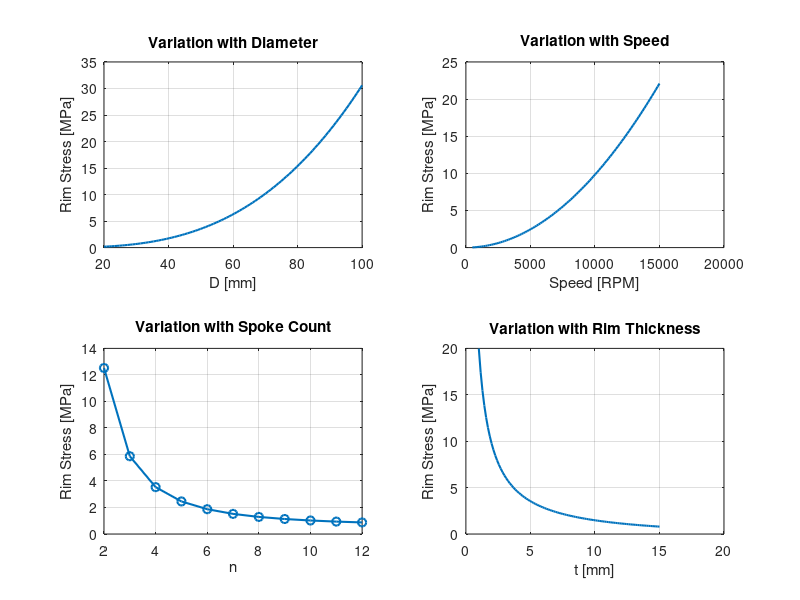

Write MATLAB code to recreate this figure. (Note: this script raises an error after producing the figure.)
% Initial Problem Investigation: Rim Stress Behavior with Nominal Parameters
clear; clc;

% Baseline Aluminum CubeSat Reaction Wheel Parameters
rho = 2700;      % Aluminum [kg/m^3]
D_nom = 0.05;    % 50 mm Diameter
RPM_nom = 6000;  % 6000 RPM 
Omega_nom = RPM_nom * (2*pi/60); 
n_nom = 4;       % 4 spokes
t_nom = 0.005;   % 5 mm thickness

% Define ranges for parameter sweeps
D_vec = linspace(0.02, 0.10, 100); 
W_vec = linspace(500, 15000, 100) * (2*pi/60); 
n_vec = 2:12;
t_vec = linspace(0.001, 0.015, 100);

figure(1);

% 1. Stress vs Diameter (D)
subplot(2,2,1);
R_d = (D_vec - t_nom)/2;
sig_t = rho * (R_d.^2) * (Omega_nom^2);
sig_b = (19.74 * rho * (Omega_nom^2) * (R_d.^3)) ./ ((n_nom^2) * t_nom);
plot(D_vec*1000, (sig_t + sig_b)/1e6, 'LineWidth', 1.5);
xlabel('D [mm]'); ylabel('Rim Stress [MPa]');
title('Variation with Diameter'); grid on;

% 2. Stress vs Rotational Speed (Omega)
subplot(2,2,2);
R_nom = (D_nom - t_nom)/2;
sig_t = rho * (R_nom^2) * (W_vec.^2);
sig_b = (19.74 * rho * (W_vec.^2) * (R_nom^3)) ./ ((n_nom^2) * t_nom);
plot(W_vec * 60 / (2*pi), (sig_t + sig_b)/1e6, 'LineWidth', 1.5);
xlabel('Speed [RPM]'); ylabel('Rim Stress [MPa]');
title('Variation with Speed'); grid on;

% 3. Stress vs Number of Spokes (n)
subplot(2,2,3);
R_nom = (D_nom - t_nom)/2;
sig_t = rho * (R_nom^2) * (Omega_nom^2);
sig_b = (19.74 * rho * (Omega_nom^2) * (R_nom^3)) ./ ((n_vec.^2) * t_nom);
plot(n_vec, (sig_t + sig_b)/1e6, 'o-', 'LineWidth', 1.5);
xlabel('n'); ylabel('Rim Stress [MPa]');
title('Variation with Spoke Count'); grid on;

% 4. Stress vs Rim Thickness (t_ring)
subplot(2,2,4);
R_t = (D_nom - t_vec)/2;
sig_t = rho * (R_t.^2) * (Omega_nom^2);
sig_b = (19.74 * rho * (Omega_nom^2) * (R_t.^3)) ./ ((n_nom^2) .* t_vec);
plot(t_vec*1000, (sig_t + sig_b)/1e6, 'LineWidth', 1.5);
xlabel('t [mm]'); ylabel('Rim Stress [MPa]');
title('Variation with Rim Thickness'); grid on;

% --- Main Title with Nominal Parameters ---
sgtitle(['Nominal: D = ', num2str(D_nom*1000), 'mm, ', ...
         num2str(RPM_nom), ' RPM, n = ', num2str(n_nom), ...
         ', t = ', num2str(t_nom*1000), 'mm, \rho = ', num2str(rho), 'kg/m^3']);


% Initial Investigation: Feasible Region (D vs Omega)
D_grid = linspace(0.02, 0.1, 50);
Omega_grid = linspace(500, 15000/2, 50) * (2*pi/60);
[DD, OO] = meshgrid(D_grid, Omega_grid);

% Calculate Energy and Stress for the whole grid
% Simplified Energy: E = 0.5 * J * Omega^2 (Just for visualization)
% Simplified J approx: Mass_rim * R^2
Energy = 0.5 * (rho * pi * DD .* t_nom .* (DD-t_nom)) .* (DD/2).^2 .* OO.^2;
[Stress, ~, ~] = flywheelStressRim(rho, DD, OO, n_nom, t_nom);

figure(2);
[C, h] = contour(D_grid*1000, Omega_grid*60/(2*pi), Energy, 15);
clabel(C, h); hold on;
% Draw the Stress Limit (assuming 150 MPa for Aluminum)
contour(D_grid*1000, Omega_grid*60/(2*pi), Stress/1e6, [150 150], 'r', 'LineWidth', 3);
xlabel('Diameter [mm]'); ylabel('Speed [RPM]');
title('Objective (Energy) and Rim Stress Constraint');
legend('Energy Contours', 'Stress Limit (150 MPa)'); grid on;
